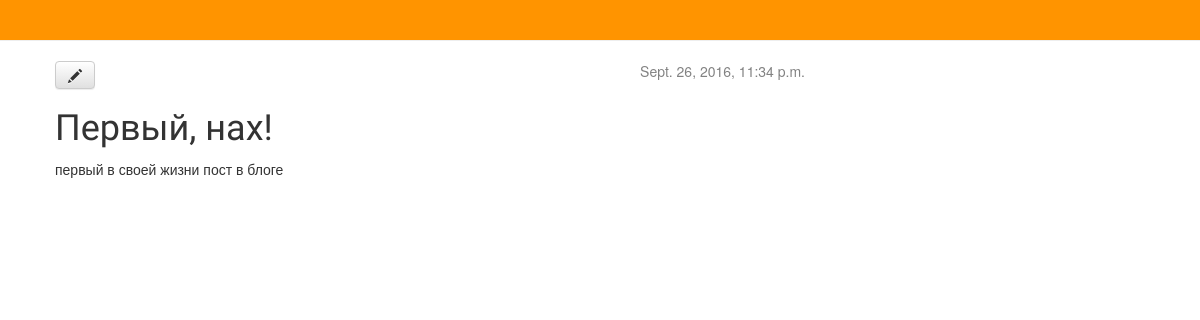
/post/1/, run on an earlier commit of the app's database.
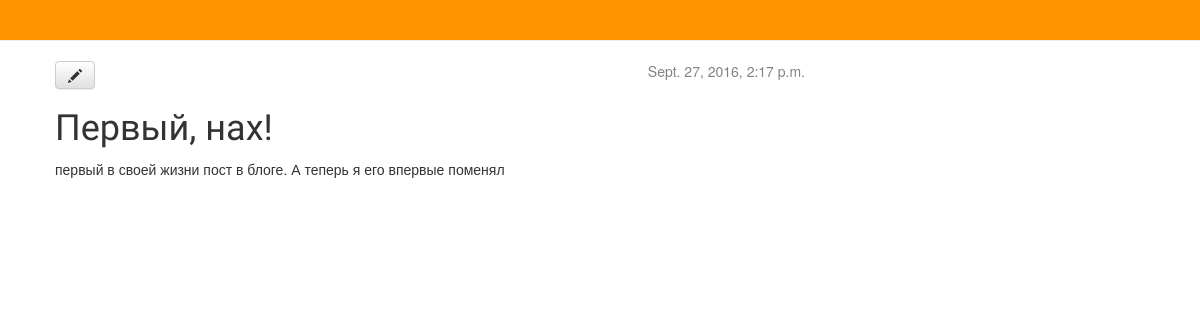
And on a later commit of the database.
### blog/models.py (models this page shows, shortened)
class Post(models.Model):
    author=models.ForeignKey('auth.User')
    title=models.CharField(max_length=200)
    text=models.TextField()
    created_date=models.DateTimeField(
            default=timezone.now)
    published_date=models.DateTimeField(
            blank=True, null=True)

### blog/views.py (the view)
# urls.py: url(r'^post/(?P<pk>[0-9]+)/$', views.post_detail, name='post_detail'),
def post_detail(request, pk):
    post = get_object_or_404(Post, pk=pk)
    return render(request, 'blog/post_detail.html', {'post': post})

### blog/templates/blog/post_detail.html
    {% extends 'blog/base.html' %}
    {% block content %}
        <div class="post">
            {% if post.published_date %}
                <div class="date">
                    {{ post.published_date }}
                </div>
            {% endif %}
               <a class="btn btn-default" href="{% url 'post_edit' pk=post.pk %}"><span class="glyphicon glyphicon-pencil"></span></a>
            <h1>{{ post.title }}</h1>
            <p>{{ post.text|linebreaksbr }}</p>
        </div>
    {% endblock %}

### blog/templates/blog/base.html (shortened to what this page needs)
    {% load staticfiles %}
    <html>
        <head>
            <link rel="stylesheet" href="//maxcdn.bootstrapcdn.com/bootstrap/3.2.0/css/bootstrap.min.css">
            <link rel="stylesheet" href="//maxcdn.bootstrapcdn.com/bootstrap/3.2.0/css/bootstrap-theme.min.css">
            <link rel="stylesheet" href="{% static 'css/blog.css' %}">
        </head>
        <body>
            <div class="page-header">
            </div>
            <div class="content container">
                <div class="row">
                    <div class="col-md-8">
                        {% block content %}
                        {% endblock %}
                    </div>
                </div>
            </div>
        </body>
    </html>

### blog/static/css/blog.css (style rules this page uses)
.page-header { background-color: #ff9400; margin-top: 0; padding: 20px 20px 20px 40px; }
.content { margin-left: 40px; }
h1, h2, h3, h4 { font-family: 'Lobster', cursive; }
.date { float: right; color: #828282; }
.post { margin-bottom: 70px; }

What changed in the data, as far as the page shows it:
changed Post "Первый, нах!": published_date "Sept. 26, 2016, 11:34 p.m." → "Sept. 27, 2016, 2:17 p.m."; text "первый в своей жизни пост в блоге" → "первый в своей жизни пост в блоге. А теперь я его впервые поменял"
